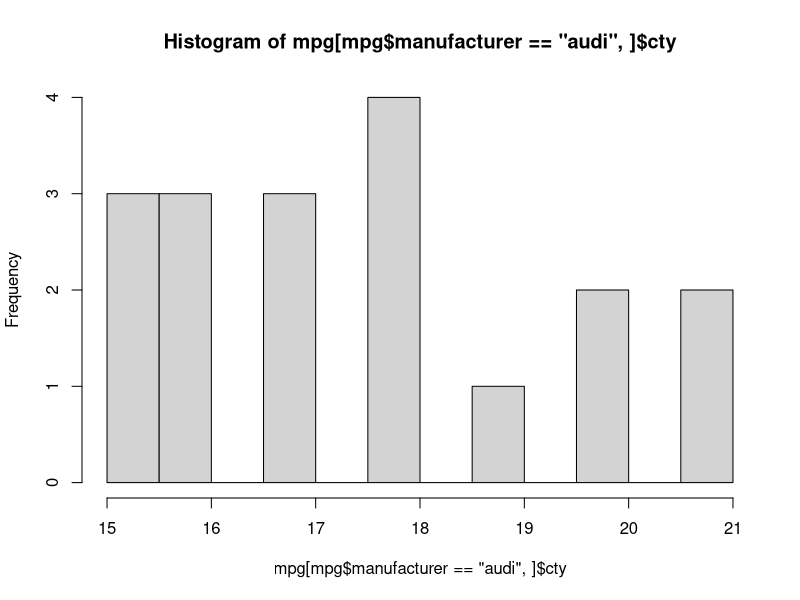
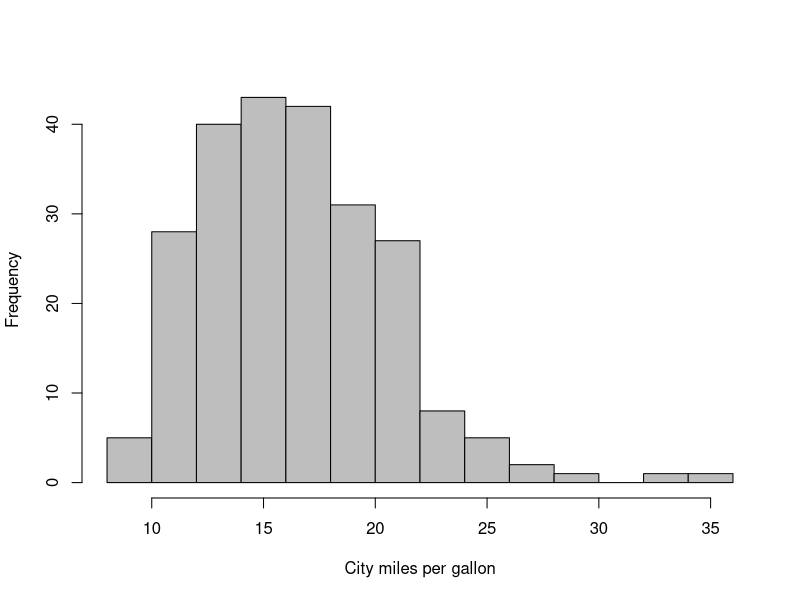
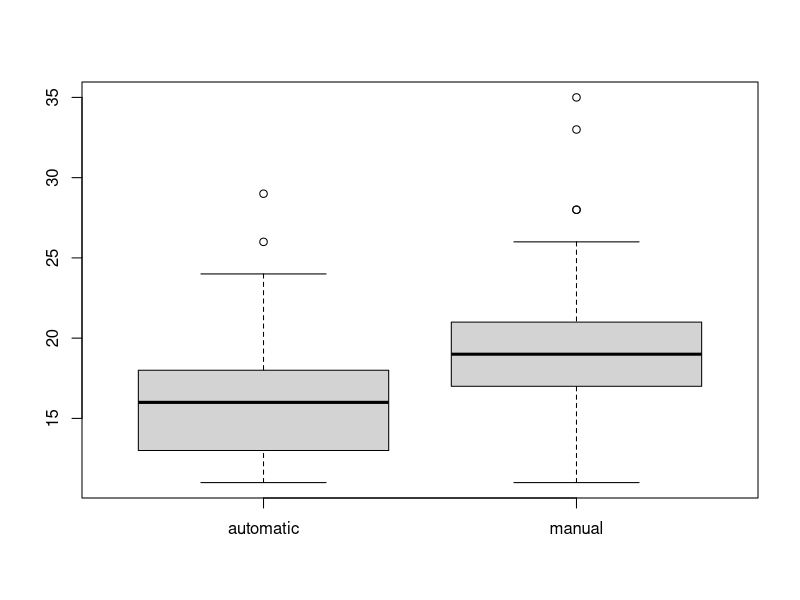

The R source for these figures, in order:
mpg <- ggplot2::mpg
head(mpg)
tail(mpg)
str(mpg)
colnames(mpg)
?mpg

table(mpg$year)
mpg_2017 <- mpg[mpg$year == 2017,]

sum(mpg$manufacturer == "audi")
hist(mpg[mpg$manufacturer == "audi", ]$cty, breaks = 12)
hist(mpg$cty, breaks = 12, col="grey", xlab = "City miles per gallon", main="")

mpg[mpg$cty > 30, c("manufacturer", "class")]
quantile(mpg$cty)

least_economic_cars <- mpg[mpg$cty < 14, c("manufacturer", "class")]
table(least_economic_cars$manufacturer)

table(mpg$trans)

mean(mpg$cty[mpg$trans=="auto(l4)"])
mean(mpg$cty[mpg$trans=="manual(m5)"])

boxplot(mpg$cty[mpg$trans=="auto(l4)"], mpg$cty[mpg$trans=="manual(m5)"], 
        names = c("automatic", "manual"))
